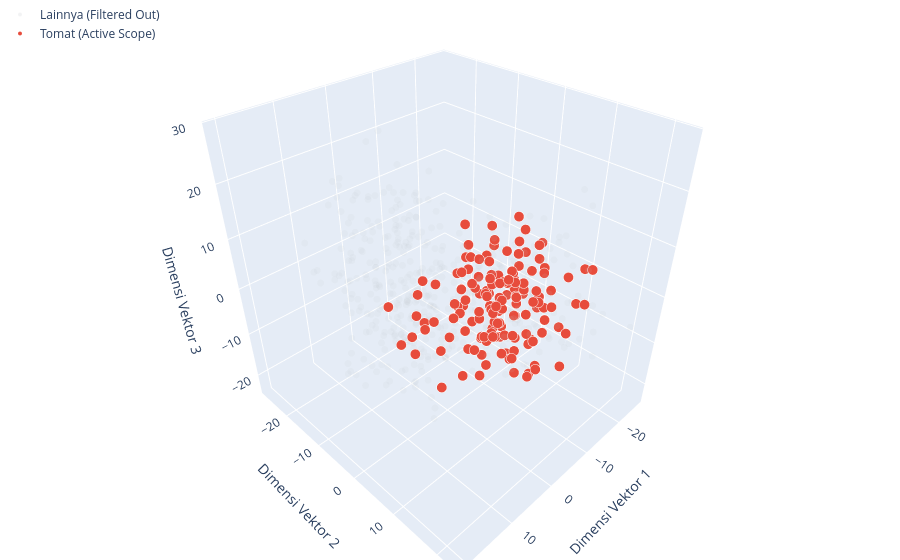

The notebook cell saved with this chart:
### Code cell
# ---------------------------------------------------------
# GAMBAR 2: Filtered View (3D) - Hanya Tomat yang Aktif
# ---------------------------------------------------------
# Pisahkan data
match_df = df[df['label'] == 'Tomat']
ignored_df = df[df['label'] != 'Tomat']

fig2 = go.Figure()

# Layer 1: Data yang Diabaikan (Transparan/Ghost)
fig2.add_trace(go.Scatter3d(
    x=ignored_df['x'], y=ignored_df['y'], z=ignored_df['z'],
    mode='markers',
    marker=dict(
        size=4,
        color='#bdc3c7', # Abu-abu
        opacity=0.1      # Sangat transparan (efek ghost)
    ),
    name='Lainnya (Filtered Out)'
))

# Layer 2: Data Tomat (Solid & Menonjol)
fig2.add_trace(go.Scatter3d(
    x=match_df['x'], y=match_df['y'], z=match_df['z'],
    mode='markers',
    marker=dict(
        size=6,
        color='#e74c3c', # Merah Tomat
        opacity=1.0,     # Solid
        line=dict(width=2, color='white') # Outline putih biar pop-up
    ),
    name='Tomat (Active Scope)'
))

# Pengaturan Layout
fig2.update_layout(
    margin=dict(l=0, r=0, b=0, t=0),
    scene=dict(
        xaxis_title='Dimensi Vektor 1',
        yaxis_title='Dimensi Vektor 2',
        zaxis_title='Dimensi Vektor 3'
    ),
    legend=dict(x=0, y=1)
)

fig2.show()

### Figure 1 — Plotly figure (JSON) as saved in the notebook; plotly's stock layout.template omitted (floating-point values rounded to 4 significant figures; data arrays with more than 128 entries replaced by an {"elided": "..."} marker saying what was removed)
{"data": [{"marker": {"color": "#bdc3c7", "opacity": 0.1, "size": 4}, "mode": "markers", "name": "Lainnya (Filtered Out)", "type": "scatter3d", "x": {"elided": "450 float values"}, "y": {"elided": "450 float values"}, "z": {"elided": "450 float values"}}, {"marker": {"color": "#e74c3c", "line": {"color": "white", "width": 2}, "opacity": 1, "size": 6}, "mode": "markers", "name": "Tomat (Active Scope)", "type": "scatter3d", "x": {"elided": "150 float values"}, "y": {"elided": "150 float values"}, "z": {"elided": "150 float values"}}], "layout": {"legend": {"x": 0, "y": 1}, "margin": {"b": 0, "l": 0, "r": 0, "t": 0}, "scene": {"xaxis": {"title": {"text": "Dimensi Vektor 1"}}, "yaxis": {"title": {"text": "Dimensi Vektor 2"}}, "zaxis": {"title": {"text": "Dimensi Vektor 3"}}}}}
